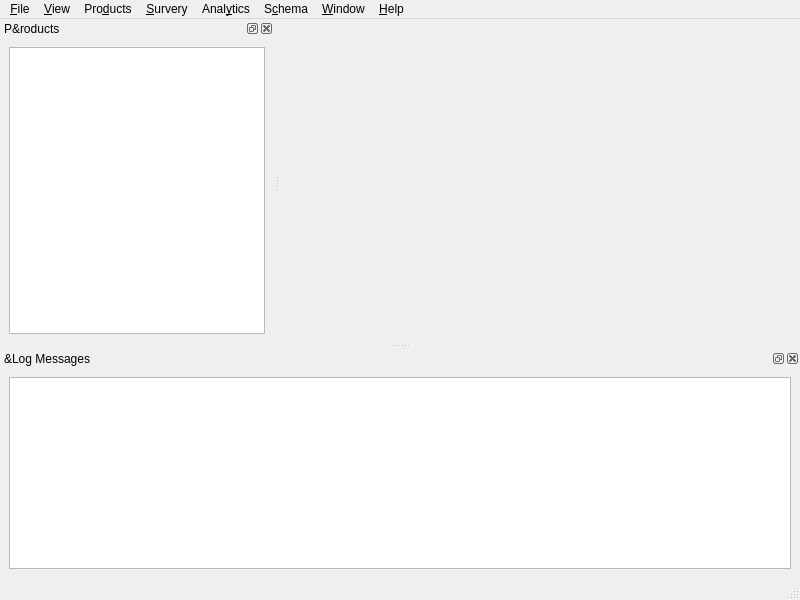
<?xml version="1.0" encoding="UTF-8"?>
<ui version="4.0">
 <class>UserFeedback::Analyzer::MainWindow</class>
 <widget class="QMainWindow" name="UserFeedback::Analyzer::MainWindow">
  <property name="geometry">
   <rect>
    <x>0</x>
    <y>0</y>
    <width>800</width>
    <height>600</height>
   </rect>
  </property>
  <property name="windowTitle">
   <string>User Feedback Analyzer</string>
  </property>
  <widget class="QWidget" name="centralwidget">
   <layout class="QVBoxLayout" name="verticalLayout_3">
    <property name="leftMargin">
     <number>0</number>
    </property>
    <property name="topMargin">
     <number>0</number>
    </property>
    <property name="rightMargin">
     <number>0</number>
    </property>
    <property name="bottomMargin">
     <number>0</number>
    </property>
    <item>
     <widget class="QStackedWidget" name="viewStack">
      <widget class="UserFeedback::Analyzer::AnalyticsView" name="analyticsView"/>
      <widget class="UserFeedback::Analyzer::SurveyEditor" name="surveyEditor"/>
      <widget class="UserFeedback::Analyzer::SchemaEditWidget" name="schemaEdit"/>
     </widget>
    </item>
    <item>
     <widget class="UserFeedback::NotificationWidget" name="feedbackNotification" native="true"/>
    </item>
   </layout>
  </widget>
  <widget class="QMenuBar" name="menubar">
   <property name="geometry">
    <rect>
     <x>0</x>
     <y>0</y>
     <width>800</width>
     <height>30</height>
    </rect>
   </property>
   <widget class="QMenu" name="menu_File">
    <property name="title">
     <string>&amp;File</string>
    </property>
    <addaction name="actionConnectToServer"/>
    <addaction name="separator"/>
    <addaction name="actionQuit"/>
   </widget>
   <widget class="QMenu" name="menu_Products">
    <property name="title">
     <string>Pro&amp;ducts</string>
    </property>
    <addaction name="actionAddProduct"/>
    <addaction name="actionDeleteProduct"/>
   </widget>
   <widget class="QMenu" name="menuSurvery">
    <property name="title">
     <string>&amp;Survery</string>
    </property>
   </widget>
   <widget class="QMenu" name="menuAnalytics">
    <property name="title">
     <string>Anal&amp;ytics</string>
    </property>
   </widget>
   <widget class="QMenu" name="menu_Help">
    <property name="title">
     <string>&amp;Help</string>
    </property>
    <addaction name="actionContribute"/>
    <addaction name="actionAbout"/>
   </widget>
   <widget class="QMenu" name="menuSchema">
    <property name="title">
     <string>S&amp;chema</string>
    </property>
   </widget>
   <widget class="QMenu" name="menu_Window">
    <property name="title">
     <string>&amp;Window</string>
    </property>
   </widget>
   <widget class="QMenu" name="menu_View">
    <property name="title">
     <string>&amp;View</string>
    </property>
    <addaction name="actionViewAnalytics"/>
    <addaction name="actionViewSurveys"/>
    <addaction name="actionViewSchema"/>
   </widget>
   <addaction name="menu_File"/>
   <addaction name="menu_View"/>
   <addaction name="menu_Products"/>
   <addaction name="menuSurvery"/>
   <addaction name="menuAnalytics"/>
   <addaction name="menuSchema"/>
   <addaction name="menu_Window"/>
   <addaction name="menu_Help"/>
  </widget>
  <widget class="QStatusBar" name="statusbar"/>
  <widget class="QDockWidget" name="logDock">
   <property name="windowTitle">
    <string>&amp;Log Messages</string>
   </property>
   <attribute name="dockWidgetArea">
    <number>8</number>
   </attribute>
   <widget class="QWidget" name="dockWidgetContents">
    <layout class="QVBoxLayout" name="verticalLayout">
     <item>
      <widget class="QPlainTextEdit" name="logWidget">
       <property name="readOnly">
        <bool>true</bool>
       </property>
      </widget>
     </item>
    </layout>
   </widget>
  </widget>
  <widget class="QDockWidget" name="productsDock">
   <property name="windowTitle">
    <string>P&amp;roducts</string>
   </property>
   <attribute name="dockWidgetArea">
    <number>1</number>
   </attribute>
   <widget class="QWidget" name="dockWidgetContents_2">
    <layout class="QVBoxLayout" name="verticalLayout_2">
     <item>
      <widget class="QTreeView" name="productListView">
       <property name="rootIsDecorated">
        <bool>false</bool>
       </property>
       <property name="uniformRowHeights">
        <bool>true</bool>
       </property>
       <attribute name="headerVisible">
        <bool>false</bool>
       </attribute>
      </widget>
     </item>
    </layout>
   </widget>
  </widget>
  <action name="actionConnectToServer">
   <property name="text">
    <string>&amp;Connect to server...</string>
   </property>
   <property name="toolTip">
    <string>Connect to analytics server.</string>
   </property>
  </action>
  <action name="actionQuit">
   <property name="text">
    <string>&amp;Quit</string>
   </property>
   <property name="toolTip">
    <string>Quit the user feedback analyzer.</string>
   </property>
   <property name="menuRole">
    <enum>QAction::QuitRole</enum>
   </property>
  </action>
  <action name="actionAddProduct">
   <property name="text">
    <string>&amp;Add Product...</string>
   </property>
   <property name="toolTip">
    <string>Add a new product.</string>
   </property>
  </action>
  <action name="actionDeleteProduct">
   <property name="text">
    <string>&amp;Delete Product</string>
   </property>
   <property name="toolTip">
    <string>Delete product and all associated data.</string>
   </property>
  </action>
  <action name="actionAbout">
   <property name="text">
    <string>&amp;About...</string>
   </property>
   <property name="toolTip">
    <string>Information about this program.</string>
   </property>
   <property name="menuRole">
    <enum>QAction::AboutRole</enum>
   </property>
  </action>
  <action name="actionContribute">
   <property name="text">
    <string>&amp;Contribute...</string>
   </property>
   <property name="toolTip">
    <string>Help to make this application better for you!</string>
   </property>
  </action>
  <action name="actionViewSchema">
   <property name="checkable">
    <bool>true</bool>
   </property>
   <property name="text">
    <string>&amp;Schema</string>
   </property>
  </action>
  <action name="actionViewSurveys">
   <property name="checkable">
    <bool>true</bool>
   </property>
   <property name="text">
    <string>S&amp;urveys</string>
   </property>
  </action>
  <action name="actionViewAnalytics">
   <property name="checkable">
    <bool>true</bool>
   </property>
   <property name="text">
    <string>&amp;Analytics</string>
   </property>
  </action>
 </widget>
 <customwidgets>
  <customwidget>
   <class>UserFeedback::NotificationWidget</class>
   <extends>QWidget</extends>
   <header>provider/widgets/notificationwidget.h</header>
   <container>1</container>
  </customwidget>
  <customwidget>
   <class>UserFeedback::Analyzer::SchemaEditWidget</class>
   <extends>QWidget</extends>
   <header>schemaeditor/schemaeditwidget.h</header>
   <container>1</container>
  </customwidget>
  <customwidget>
   <class>UserFeedback::Analyzer::SurveyEditor</class>
   <extends>QWidget</extends>
   <header location="global">surveyeditor/surveyeditor.h</header>
   <container>1</container>
  </customwidget>
  <customwidget>
   <class>UserFeedback::Analyzer::AnalyticsView</class>
   <extends>QWidget</extends>
   <header location="global">analytics/analyticsview.h</header>
   <container>1</container>
  </customwidget>
 </customwidgets>
 <resources/>
 <connections/>
</ui>
